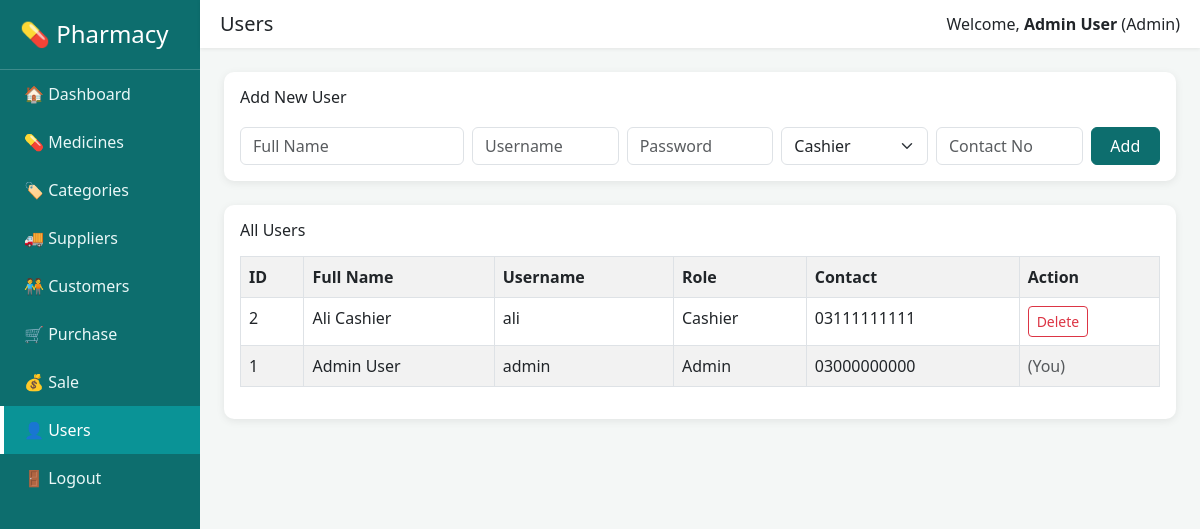
/users.php (signed in), run on the app's committed database.
### tables this page shows
CREATE TABLE users (
    user_id INT AUTO_INCREMENT PRIMARY KEY,
    full_name VARCHAR(100) NOT NULL,
    username VARCHAR(50) NOT NULL UNIQUE,
    password VARCHAR(255) NOT NULL,
    role ENUM('Admin','Manager','Cashier') DEFAULT 'Cashier',
    contact_no VARCHAR(20),
    created_at TIMESTAMP DEFAULT CURRENT_TIMESTAMP
);

### users.php (the view, shortened to what this page needs)
<?php
require "config.php";
$users = $conn->query("SELECT * FROM users ORDER BY user_id DESC");
?>
<!DOCTYPE html>
<html lang="en">
<head>
    <link href="https://cdn.jsdelivr.net/npm/bootstrap@5.3.0/dist/css/bootstrap.min.css" rel="stylesheet">
    <link href="style.css" rel="stylesheet">
</head>
<body>
<div class="row g-0">
    <?php include "includes/sidebar.php"; ?>
    <div class="col-md-10">
        <?php include "includes/topbar.php"; ?>
        <div class="p-4">
            <div class="card card-stat p-3 mb-4">
                <h6>Add New User</h6>
                <form method="POST" class="row g-2 mt-1">
                    <div class="col-md-3">
                        <input type="text" name="full_name" class="form-control" placeholder="Full Name" required>
                    </div>
                    <div class="col-md-2">
                        <input type="text" name="username" class="form-control" placeholder="Username" required>
                    </div>
                    <div class="col-md-2">
                        <input type="text" name="password" class="form-control" placeholder="Password" required>
                    </div>
                    <div class="col-md-2">
                        <select name="role" class="form-select" required>
                            <option value="Cashier">Cashier</option>
                        </select>
                    </div>
                    <div class="col-md-2">
                        <input type="text" name="contact_no" class="form-control" placeholder="Contact No">
                    </div>
                    <div class="col-md-1">
                        <button type="submit" name="add_user" class="btn btn-success w-100">Add</button>
                    </div>
                </form>
            </div>
            <div class="card card-stat p-3">
                <h6>All Users</h6>
                <table class="table table-striped table-bordered mt-2">
                    <tr><th>ID</th><th>Full Name</th><th>Username</th><th>Role</th><th>Contact</th><th>Action</th></tr>
                    <?php while ($row = $users->fetch_assoc()): ?>
                    <tr>
                        <td><?php echo $row['user_id']; ?></td>
                        <td><?php echo htmlspecialchars($row['full_name']); ?></td>
                        <td><?php echo htmlspecialchars($row['username']); ?></td>
                        <td><?php echo htmlspecialchars($row['role']); ?></td>
                        <td><?php echo htmlspecialchars($row['contact_no']); ?></td>
                        <td>
                            <?php if ($row['user_id'] != $_SESSION['user_id']): ?>
                            <a href="users.php?delete=<?php echo $row['user_id']; ?>"
                               class="btn btn-sm btn-outline-danger"
                               onclick="return confirm('Delete this user?');">Delete</a>
                            <?php else: ?>
                                <span class="text-muted">(You)</span>
                            <?php endif; ?>
                        </td>
                    </tr>
                    <?php endwhile; ?>
                </table>
            </div>
        </div>
    </div>
</div>
</body>
</html>

### style.css (style rules this page uses)
body { background-color: #f4f7f6; font-family: 'Segoe UI', Arial, sans-serif; }
.card-stat { border: none; border-radius: 10px; box-shadow: 0 2px 8px rgba(0,0,0,0.08); }
.btn-success { background-color: #0d6e6e !important; border-color: #0d6e6e !important; }

### data on the page
users: user_id "2", full_name "Ali Cashier", username "ali", role "Cashier", contact_no "03111111111"
users: user_id "1", full_name "Admin User", username "admin", role "Admin", contact_no "03000000000", shows "(You)"

### other printed values
$page_title "Users"
$_SESSION['full_name'] "Admin User"
$_SESSION['role'] "Admin"
